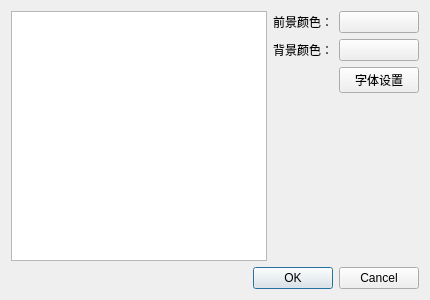
<?xml version="1.0" encoding="UTF-8"?>
<ui version="4.0">
 <class>MyFontSettingDialog</class>
 <widget class="QDialog" name="MyFontSettingDialog">
  <property name="geometry">
   <rect>
    <x>0</x>
    <y>0</y>
    <width>430</width>
    <height>300</height>
   </rect>
  </property>
  <property name="sizePolicy">
   <sizepolicy hsizetype="Fixed" vsizetype="Fixed">
    <horstretch>0</horstretch>
    <verstretch>0</verstretch>
   </sizepolicy>
  </property>
  <property name="maximumSize">
   <size>
    <width>430</width>
    <height>300</height>
   </size>
  </property>
  <property name="baseSize">
   <size>
    <width>400</width>
    <height>300</height>
   </size>
  </property>
  <property name="windowTitle">
   <string>Dialog</string>
  </property>
  <layout class="QVBoxLayout" name="verticalLayout">
   <item>
    <layout class="QHBoxLayout" name="horizontalLayout_2">
     <item>
      <widget class="QListWidget" name="listWidget_set_item"/>
     </item>
     <item>
      <layout class="QGridLayout" name="gridLayout">
       <item row="0" column="1">
        <widget class="QPushButton" name="pushButton_front_color">
         <property name="text">
          <string/>
         </property>
         <property name="flat">
          <bool>false</bool>
         </property>
        </widget>
       </item>
       <item row="1" column="1">
        <widget class="QPushButton" name="pushButton_back_color">
         <property name="text">
          <string/>
         </property>
        </widget>
       </item>
       <item row="0" column="0">
        <widget class="QLabel" name="label_front_color">
         <property name="text">
          <string>前景颜色：</string>
         </property>
        </widget>
       </item>
       <item row="1" column="0">
        <widget class="QLabel" name="label_back_color">
         <property name="text">
          <string>背景颜色：</string>
         </property>
        </widget>
       </item>
       <item row="2" column="1">
        <widget class="QPushButton" name="pushButton_font_set">
         <property name="text">
          <string>字体设置</string>
         </property>
        </widget>
       </item>
       <item row="3" column="1">
        <spacer name="verticalSpacer">
         <property name="orientation">
          <enum>Qt::Vertical</enum>
         </property>
         <property name="sizeHint" stdset="0">
          <size>
           <width>20</width>
           <height>40</height>
          </size>
         </property>
        </spacer>
       </item>
      </layout>
     </item>
    </layout>
   </item>
   <item>
    <widget class="QDialogButtonBox" name="buttonBox">
     <property name="orientation">
      <enum>Qt::Horizontal</enum>
     </property>
     <property name="standardButtons">
      <set>QDialogButtonBox::Cancel|QDialogButtonBox::Ok</set>
     </property>
    </widget>
   </item>
  </layout>
 </widget>
 <resources/>
 <connections>
  <connection>
   <sender>buttonBox</sender>
   <signal>accepted()</signal>
   <receiver>MyFontSettingDialog</receiver>
   <slot>accept()</slot>
   <hints>
    <hint type="sourcelabel">
     <x>248</x>
     <y>254</y>
    </hint>
    <hint type="destinationlabel">
     <x>157</x>
     <y>274</y>
    </hint>
   </hints>
  </connection>
  <connection>
   <sender>buttonBox</sender>
   <signal>rejected()</signal>
   <receiver>MyFontSettingDialog</receiver>
   <slot>reject()</slot>
   <hints>
    <hint type="sourcelabel">
     <x>316</x>
     <y>260</y>
    </hint>
    <hint type="destinationlabel">
     <x>286</x>
     <y>274</y>
    </hint>
   </hints>
  </connection>
 </connections>
</ui>
